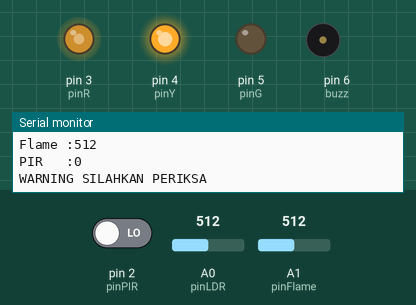
Bench run of a sketch on a simulated Arduino Uno, built with avr-gcc and run on an emulated ATmega328P. Shown: output pins drawn as LEDs (lit = HIGH), buzzer (waves = sounding, pin HIGH), the last lines printed to the serial monitor. Inputs (shaded band) come from the test bench; at power-on: A1 (pinFlame) = 512, A0 (pinLDR) = 512, pin 2 (pinPIR) LOW.

Above: at 2.0 s.
2.1 s: A1 (pinFlame) set to 699
5.6 s: A1 (pinFlame) set to 713
At 5.6 s:
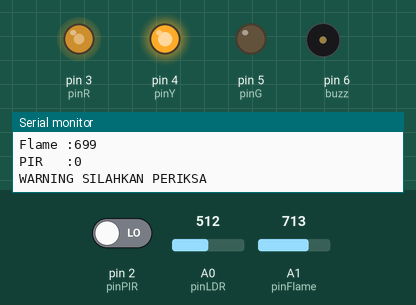
7.3 s: A0 (pinLDR) set to 716
At 8.1 s:
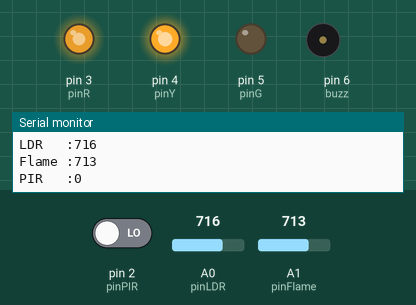
9.1 s: A1 (pinFlame) set to 122
At 9.47 s:
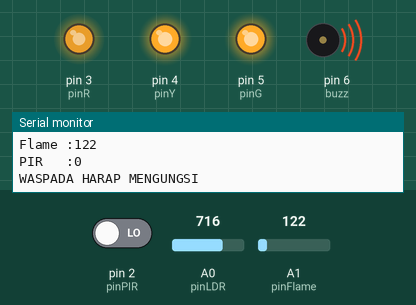
12.6 s: A1 (pinFlame) set to 198
16.1 s: A1 (pinFlame) set to 229
At 17.0 s:
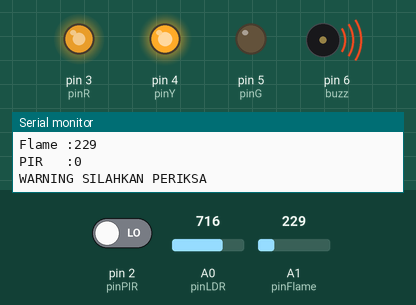
Timing chart, 0 to 21.6 s (numbered marks = the images above; inputs shaded):
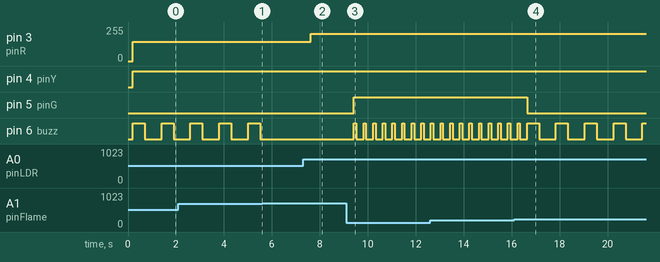

Measured:
- the behaviour switches between 712 and 713 on A1 (pinFlame) (found by bisection; images 0 and 1)
- the behaviour switches between 213 and 214 on A1 (pinFlame) (found by bisection; images 3 and 4)
- after the input at 5.6 s, pin 6 (buzz): stays LOW (without the input it goes to HIGH after 0.61 s)
- after the input at 7.3 s, pin 3 (pinR): 144/255 → 205/255 after 0.31 s
- after the input at 9.1 s, pin 5 (pinG): LOW → HIGH after 0.32 s; pin 6 (buzz): alternates HIGH for 0.10 s and LOW for 0.30 s, starting after 0.32 s
- after the input at 16.1 s, pin 5 (pinG): HIGH → LOW after 0.54 s
- by itself, pin 6 (buzz): alternates HIGH for 0.50 s and LOW for 0.70 s

The sketch:

2.0Challenge.ino
```cpp
//INISIALISASI
int pinLDR=A0;
int pinFlame=A1;
int pinPIR=2;
int pinR=3;
int pinY=4;
int pinG=5;
int buzz=6;


void setup() {
  // put your setup code here, to run once:
Serial.begin(9600);
pinMode(pinPIR,INPUT);
pinMode(pinR,OUTPUT);
pinMode(pinY,OUTPUT);
pinMode(pinG,OUTPUT);
pinMode(buzz,OUTPUT);
}

void loop() {
  // put your main code here, to run repeatedly:
int bacaLDR=analogRead(pinLDR);
int bacaFlame=analogRead(pinFlame);
int bacaPIR=digitalRead(pinPIR);

//PRINT TO SERIAL
Serial.print("LDR   :");
Serial.print(bacaLDR);
Serial.println();
Serial.print("Flame :");
Serial.print(bacaFlame);
Serial.println();
Serial.print("PIR   :");
Serial.print(bacaPIR);
Serial.println();
delay(200);

//MAPPING
bacaLDR=map(bacaLDR,28,880,0,255);
bacaFlame=map(bacaFlame,0,1018,100,0);

//LOGIKA
analogWrite(pinR,bacaLDR);
if(bacaFlame<30){
  Serial.println("AMAN BANGET");
  digitalWrite(pinG,HIGH);
  digitalWrite(pinY,LOW);

}
else if(bacaFlame>30 && bacaFlame<80){
  Serial.println("WARNING SILAHKAN PERIKSA");
  digitalWrite(pinY,HIGH);

  digitalWrite(pinG,LOW);
  digitalWrite(buzz,HIGH);
  delay(500);
  digitalWrite(buzz,LOW);
  delay(500);
}
else if (bacaFlame>=80){
  Serial.println("WASPADA HARAP MENGUNGSI");

  digitalWrite(pinY,HIGH);
  digitalWrite(pinG,HIGH);
  digitalWrite(buzz,HIGH);
  delay(100);
  digitalWrite(buzz,LOW);
  delay(100);

}
}
```
